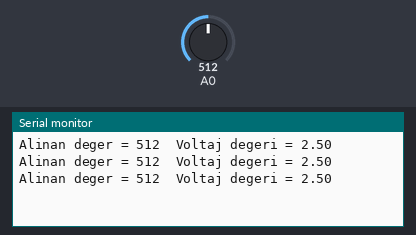
This sketch was run on a simulated Arduino Uno, built with avr-gcc and run on an emulated ATmega328P. Shown: the last lines printed to the serial monitor. The test bench sets the inputs (shaded band); at power-on: A0 = 512.

Above: at 1.3 s.
1.4 s: A0 set to 716
At 1.9 s:
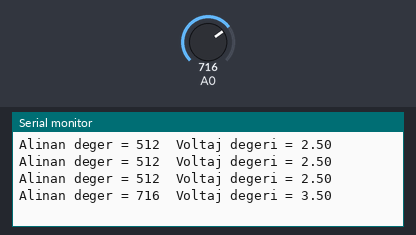
2.9 s: A0 set to 900
At 3.4 s:
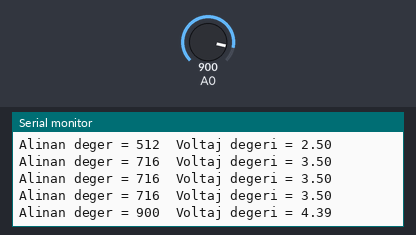
Timing chart, 0 to 5.9 s (numbered marks = the images above; inputs shaded):
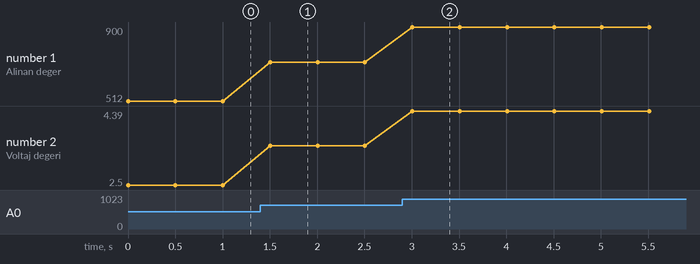

The sketch:

Code.ino
```cpp
int deger=0;
float gerilim=0;
void setup()
{
  Serial.begin(9600);
}

void loop()
{
  deger = analogRead(A0);
  gerilim = (5.00 / 1024.00)*deger;
  Serial.print("Alinan deger = ");
  Serial.print(deger);
  Serial.print("  Voltaj degeri = ");
  Serial.println(gerilim);
  delay(500);
}
```

Measured:
- after the input at 1.4 s, the serial monitor: prints a new line after 0.10 s (image 1)
- after the input at 2.9 s, the serial monitor: prints a new line after 0.11 s (image 2)
- plotted number 1: 512 → 716 after the input at 1.4 s, 716 → 900 after the input at 2.9 s
- plotted number 2: 2.5 → 3.5 after the input at 1.4 s, 3.5 → 4.39 after the input at 2.9 s
